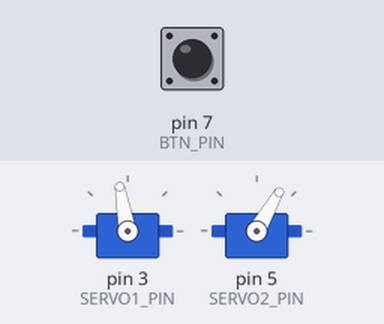
Recording of a sketch running on a simulated Arduino Uno, built with avr-gcc and run on an emulated ATmega328P. Shown: 2 × servo. The test bench sets the inputs (shaded band); at power-on: pin 7 (BTN_PIN) HIGH.

Above: at 1.2 s.
1.3 s: pin 7 (BTN_PIN) pulled LOW for 0.15 s
At 2.0 s:
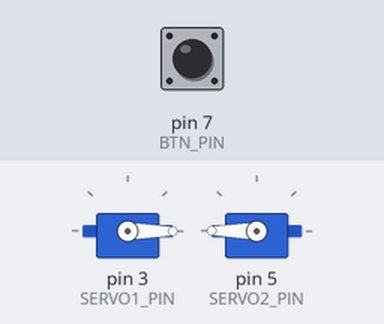
2.9 s: pin 7 (BTN_PIN) pulled LOW for 1 s
At 4.4 s:
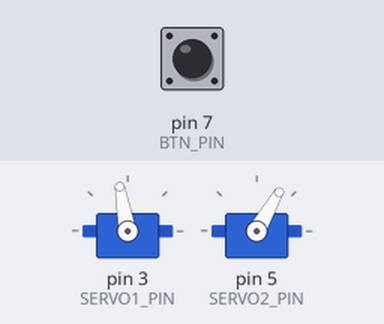
5.4 s: pin 7 (BTN_PIN) pulled LOW for 3.2 s
At 9.2 s:
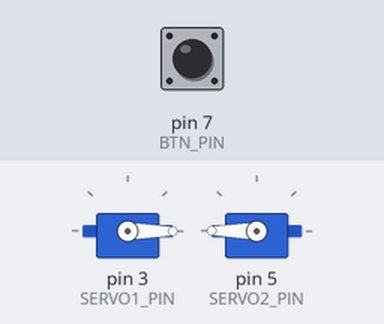
Timing chart, 0 to 10.7 s (numbered marks = the images above; inputs shaded):
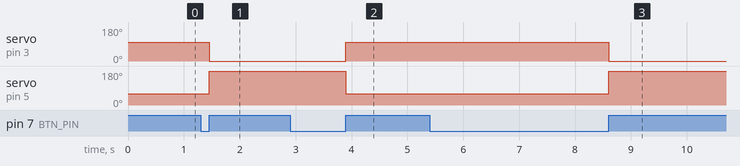

Measured:
- after the input at 1.3 s, servo on pin 3 (SERVO1_PIN): 100° → 0° after 0.15 s; servo on pin 5 (SERVO2_PIN): 60° → 180° after 0.15 s
- after the input at 2.9 s, servo on pin 3 (SERVO1_PIN): 0° → 100° after 1.0 s; servo on pin 5 (SERVO2_PIN): 180° → 60° after 1.0 s
- after the input at 5.4 s, servo on pin 3 (SERVO1_PIN): 100° → 0° after 3.2 s; servo on pin 5 (SERVO2_PIN): 60° → 180° after 3.2 s

The sketch:

Robo_arm_.ino
```cpp
#include <Servo.h>

#define BTN_PIN   7
#define SERVO1_PIN  3
#define SERVO2_PIN  5

Servo servo1;
Servo servo2;
int buttonState = 0;
int lastButtonState = 0;
bool servosActivated = false;

void setup() {
  servo1.attach(SERVO1_PIN);
  servo2.attach(SERVO2_PIN);

  pinMode(BTN_PIN, INPUT_PULLUP);
  servo1.write(0);  // Set initial position of servo1 to 15 degrees
  servo2.write(180);  // Set initial position of servo2 to 90 degrees
}

void loop() {
  buttonState = digitalRead(BTN_PIN);

  if (buttonState == HIGH && lastButtonState == LOW) {
    // Button is pressed
    if (!servosActivated) {
      servo1.write(100);  // Set servo1 to 90 degrees
      servo2.write(60); // Set servo2 to 180 degrees
      servosActivated = true;
    } else {
      servo1.write(-30);  // Return servo1 to 15 degrees
      servo2.write(180);  // Return servo2 to 90 degrees
      servosActivated = false;
    }
  }

  lastButtonState = buttonState;
}
```
